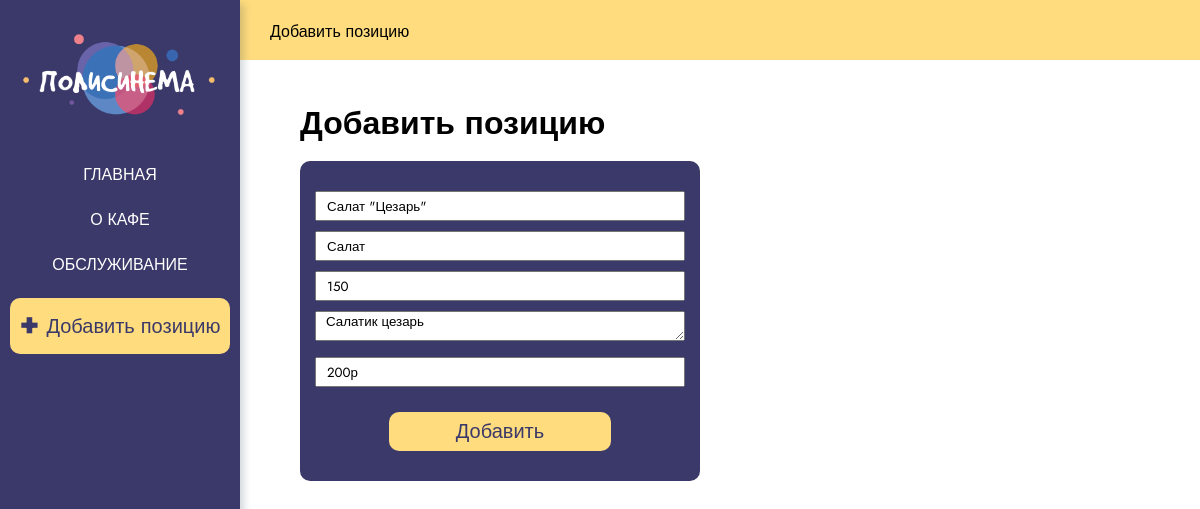
Before: /2/update with the older database file.
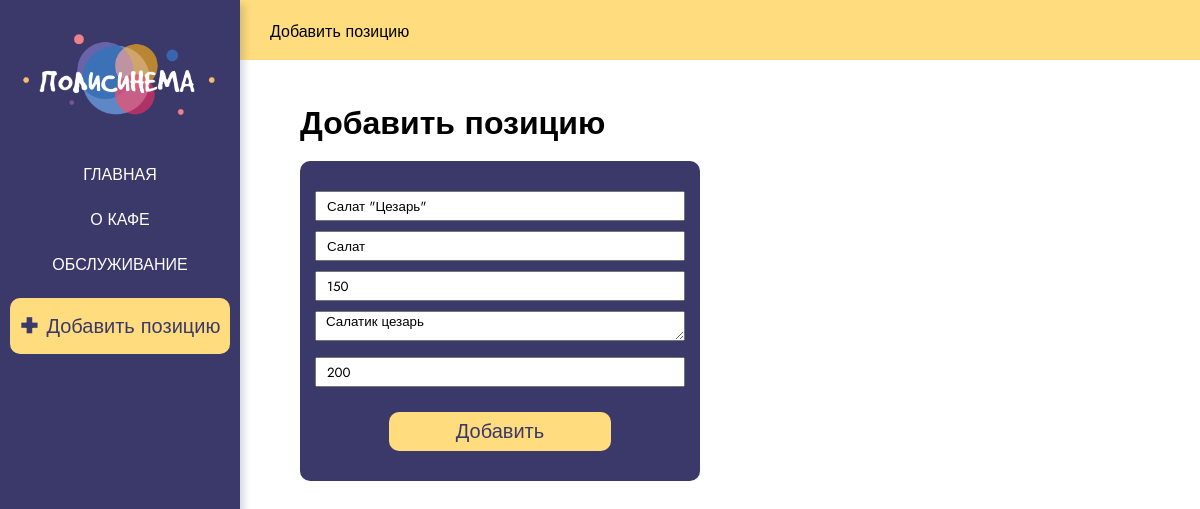
After: the same page with the newer database file.
### main/models.py (models this page shows, shortened)
class Position(models.Model):
    name = models.CharField('Название', max_length=30)
    type = models.CharField('Тип', max_length=30)
    gramm = models.CharField('Граммовка порции', max_length=10)
    sostav = models.TextField('Описание')
    price = models.IntegerField('Цена')
    class Meta:
        verbose_name="Позиция"
        verbose_name_plural="Позиции меню"

### main/views.py (the view)
# urls.py: path('<int:pk>/update', views.Update.as_view(), name='update')
class Update(UpdateView):
    model = Position
    template_name = 'main/add.html'
    form_class = PosForm
    success_url = '/'

### main/forms.py
class PosForm(ModelForm):
    class Meta:
        model = Position
        fields = ["name", "type", "gramm", "sostav", "price"]
        widgets = {
            "name": TextInput(attrs={'placeholder': 'Название','class': 'form-input'}),
            "type": TextInput(attrs={'placeholder': 'Тип','class': 'form-input'}),
            "gramm": TextInput(attrs={'placeholder': 'Граммы','class': 'form-input'}),
            "sostav":Textarea(attrs={'placeholder': 'Описание','class': 'form-input'}),
            "price": TextInput(attrs={'placeholder': 'Цена в руб.','class': 'form-input'}),
        }

### main/templates/main/add.html (shortened to what this page needs)
{% extends 'main/base.html' %}
{% block tab-name %}Добавить позицию{% endblock %}
{% block content%}
    <h1>Добавить позицию</h1>
    <form method="post" class="add-form">
        {{form.name}} <br>
        {{form.type}}<br>
        {{form.gramm}}<br>
        {{form.sostav}}<br>
        {{form.price}}<br>
        <button type="submit">Добавить</button>
    </form>
{% endblock %}

Changed rows visible on the page:
changed Position "Салат \"Цезарь\"": price "200р" → "200"
